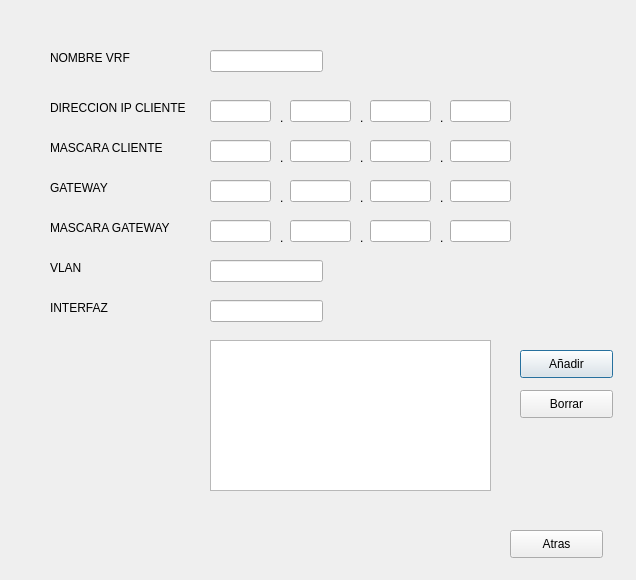
<?xml version="1.0" encoding="UTF-8"?>
<ui version="4.0">
 <class>Dialog</class>
 <widget class="QDialog" name="Dialog">
  <property name="geometry">
   <rect>
    <x>0</x>
    <y>0</y>
    <width>636</width>
    <height>580</height>
   </rect>
  </property>
  <property name="windowTitle">
   <string>Dialog</string>
  </property>
  <widget class="QLabel" name="label">
   <property name="geometry">
    <rect>
     <x>50</x>
     <y>50</y>
     <width>81</width>
     <height>16</height>
    </rect>
   </property>
   <property name="text">
    <string>NOMBRE VRF</string>
   </property>
  </widget>
  <widget class="QLineEdit" name="txt_vrf">
   <property name="geometry">
    <rect>
     <x>210</x>
     <y>50</y>
     <width>113</width>
     <height>22</height>
    </rect>
   </property>
  </widget>
  <widget class="QLabel" name="label_2">
   <property name="geometry">
    <rect>
     <x>50</x>
     <y>100</y>
     <width>141</width>
     <height>16</height>
    </rect>
   </property>
   <property name="text">
    <string>DIRECCION IP CLIENTE</string>
   </property>
  </widget>
  <widget class="QLineEdit" name="txt_ip1_1">
   <property name="geometry">
    <rect>
     <x>210</x>
     <y>100</y>
     <width>61</width>
     <height>22</height>
    </rect>
   </property>
  </widget>
  <widget class="QLabel" name="label_3">
   <property name="geometry">
    <rect>
     <x>280</x>
     <y>110</y>
     <width>16</width>
     <height>16</height>
    </rect>
   </property>
   <property name="text">
    <string>.</string>
   </property>
  </widget>
  <widget class="QLabel" name="label_4">
   <property name="geometry">
    <rect>
     <x>360</x>
     <y>110</y>
     <width>16</width>
     <height>16</height>
    </rect>
   </property>
   <property name="text">
    <string>.</string>
   </property>
  </widget>
  <widget class="QLineEdit" name="txt_ip1_2">
   <property name="geometry">
    <rect>
     <x>290</x>
     <y>100</y>
     <width>61</width>
     <height>22</height>
    </rect>
   </property>
  </widget>
  <widget class="QLineEdit" name="txt_ip1_3">
   <property name="geometry">
    <rect>
     <x>370</x>
     <y>100</y>
     <width>61</width>
     <height>22</height>
    </rect>
   </property>
  </widget>
  <widget class="QLineEdit" name="txt_ip1_4">
   <property name="geometry">
    <rect>
     <x>450</x>
     <y>100</y>
     <width>61</width>
     <height>22</height>
    </rect>
   </property>
  </widget>
  <widget class="QLabel" name="label_5">
   <property name="geometry">
    <rect>
     <x>440</x>
     <y>110</y>
     <width>16</width>
     <height>16</height>
    </rect>
   </property>
   <property name="text">
    <string>.</string>
   </property>
  </widget>
  <widget class="QLabel" name="label_6">
   <property name="geometry">
    <rect>
     <x>440</x>
     <y>150</y>
     <width>16</width>
     <height>16</height>
    </rect>
   </property>
   <property name="text">
    <string>.</string>
   </property>
  </widget>
  <widget class="QLineEdit" name="txt_mask1_4">
   <property name="geometry">
    <rect>
     <x>450</x>
     <y>140</y>
     <width>61</width>
     <height>22</height>
    </rect>
   </property>
  </widget>
  <widget class="QLabel" name="label_7">
   <property name="geometry">
    <rect>
     <x>360</x>
     <y>150</y>
     <width>16</width>
     <height>16</height>
    </rect>
   </property>
   <property name="text">
    <string>.</string>
   </property>
  </widget>
  <widget class="QLineEdit" name="txt_mask1_1">
   <property name="geometry">
    <rect>
     <x>210</x>
     <y>140</y>
     <width>61</width>
     <height>22</height>
    </rect>
   </property>
  </widget>
  <widget class="QLineEdit" name="txt_mask1_2">
   <property name="geometry">
    <rect>
     <x>290</x>
     <y>140</y>
     <width>61</width>
     <height>22</height>
    </rect>
   </property>
  </widget>
  <widget class="QLineEdit" name="txt_mask1_3">
   <property name="geometry">
    <rect>
     <x>370</x>
     <y>140</y>
     <width>61</width>
     <height>22</height>
    </rect>
   </property>
  </widget>
  <widget class="QLabel" name="label_8">
   <property name="geometry">
    <rect>
     <x>280</x>
     <y>150</y>
     <width>16</width>
     <height>16</height>
    </rect>
   </property>
   <property name="text">
    <string>.</string>
   </property>
  </widget>
  <widget class="QLabel" name="label_9">
   <property name="geometry">
    <rect>
     <x>280</x>
     <y>190</y>
     <width>16</width>
     <height>16</height>
    </rect>
   </property>
   <property name="text">
    <string>.</string>
   </property>
  </widget>
  <widget class="QLabel" name="label_10">
   <property name="geometry">
    <rect>
     <x>440</x>
     <y>190</y>
     <width>16</width>
     <height>16</height>
    </rect>
   </property>
   <property name="text">
    <string>.</string>
   </property>
  </widget>
  <widget class="QLineEdit" name="txt_ip2_4">
   <property name="geometry">
    <rect>
     <x>450</x>
     <y>180</y>
     <width>61</width>
     <height>22</height>
    </rect>
   </property>
  </widget>
  <widget class="QLabel" name="label_11">
   <property name="geometry">
    <rect>
     <x>360</x>
     <y>190</y>
     <width>16</width>
     <height>16</height>
    </rect>
   </property>
   <property name="text">
    <string>.</string>
   </property>
  </widget>
  <widget class="QLineEdit" name="txt_ip2_3">
   <property name="geometry">
    <rect>
     <x>370</x>
     <y>180</y>
     <width>61</width>
     <height>22</height>
    </rect>
   </property>
  </widget>
  <widget class="QLineEdit" name="txt_ip2_1">
   <property name="geometry">
    <rect>
     <x>210</x>
     <y>180</y>
     <width>61</width>
     <height>22</height>
    </rect>
   </property>
  </widget>
  <widget class="QLineEdit" name="txt_ip2_2">
   <property name="geometry">
    <rect>
     <x>290</x>
     <y>180</y>
     <width>61</width>
     <height>22</height>
    </rect>
   </property>
  </widget>
  <widget class="QLineEdit" name="txt_mask2_3">
   <property name="geometry">
    <rect>
     <x>370</x>
     <y>220</y>
     <width>61</width>
     <height>22</height>
    </rect>
   </property>
  </widget>
  <widget class="QLabel" name="label_12">
   <property name="geometry">
    <rect>
     <x>280</x>
     <y>230</y>
     <width>16</width>
     <height>16</height>
    </rect>
   </property>
   <property name="text">
    <string>.</string>
   </property>
  </widget>
  <widget class="QLineEdit" name="txt_mask2_4">
   <property name="geometry">
    <rect>
     <x>450</x>
     <y>220</y>
     <width>61</width>
     <height>22</height>
    </rect>
   </property>
  </widget>
  <widget class="QLabel" name="label_13">
   <property name="geometry">
    <rect>
     <x>440</x>
     <y>230</y>
     <width>16</width>
     <height>16</height>
    </rect>
   </property>
   <property name="text">
    <string>.</string>
   </property>
  </widget>
  <widget class="QLineEdit" name="txt_mask2_1">
   <property name="geometry">
    <rect>
     <x>210</x>
     <y>220</y>
     <width>61</width>
     <height>22</height>
    </rect>
   </property>
  </widget>
  <widget class="QLabel" name="label_14">
   <property name="geometry">
    <rect>
     <x>360</x>
     <y>230</y>
     <width>16</width>
     <height>16</height>
    </rect>
   </property>
   <property name="text">
    <string>.</string>
   </property>
  </widget>
  <widget class="QLineEdit" name="txt_mask2_2">
   <property name="geometry">
    <rect>
     <x>290</x>
     <y>220</y>
     <width>61</width>
     <height>22</height>
    </rect>
   </property>
  </widget>
  <widget class="QLabel" name="label_16">
   <property name="geometry">
    <rect>
     <x>50</x>
     <y>180</y>
     <width>81</width>
     <height>16</height>
    </rect>
   </property>
   <property name="text">
    <string>GATEWAY</string>
   </property>
  </widget>
  <widget class="QLabel" name="label_17">
   <property name="geometry">
    <rect>
     <x>50</x>
     <y>220</y>
     <width>131</width>
     <height>16</height>
    </rect>
   </property>
   <property name="text">
    <string>MASCARA GATEWAY</string>
   </property>
  </widget>
  <widget class="QLabel" name="label_18">
   <property name="geometry">
    <rect>
     <x>50</x>
     <y>140</y>
     <width>131</width>
     <height>16</height>
    </rect>
   </property>
   <property name="text">
    <string>MASCARA CLIENTE</string>
   </property>
  </widget>
  <widget class="QLabel" name="label_15">
   <property name="geometry">
    <rect>
     <x>50</x>
     <y>260</y>
     <width>81</width>
     <height>16</height>
    </rect>
   </property>
   <property name="text">
    <string>VLAN</string>
   </property>
  </widget>
  <widget class="QLineEdit" name="txt_vlan">
   <property name="geometry">
    <rect>
     <x>210</x>
     <y>260</y>
     <width>113</width>
     <height>22</height>
    </rect>
   </property>
  </widget>
  <widget class="QLineEdit" name="txt_interfaz">
   <property name="geometry">
    <rect>
     <x>210</x>
     <y>300</y>
     <width>113</width>
     <height>22</height>
    </rect>
   </property>
  </widget>
  <widget class="QLabel" name="label_19">
   <property name="geometry">
    <rect>
     <x>50</x>
     <y>300</y>
     <width>81</width>
     <height>16</height>
    </rect>
   </property>
   <property name="text">
    <string>INTERFAZ</string>
   </property>
  </widget>
  <widget class="QTextEdit" name="txt_Clientes">
   <property name="geometry">
    <rect>
     <x>210</x>
     <y>340</y>
     <width>281</width>
     <height>151</height>
    </rect>
   </property>
  </widget>
  <widget class="QPushButton" name="btn_anadir">
   <property name="geometry">
    <rect>
     <x>520</x>
     <y>350</y>
     <width>93</width>
     <height>28</height>
    </rect>
   </property>
   <property name="text">
    <string>Añadir</string>
   </property>
  </widget>
  <widget class="QPushButton" name="btn_borrar">
   <property name="geometry">
    <rect>
     <x>520</x>
     <y>390</y>
     <width>93</width>
     <height>28</height>
    </rect>
   </property>
   <property name="text">
    <string>Borrar</string>
   </property>
  </widget>
  <widget class="QPushButton" name="btn_atras">
   <property name="geometry">
    <rect>
     <x>510</x>
     <y>530</y>
     <width>93</width>
     <height>28</height>
    </rect>
   </property>
   <property name="text">
    <string>Atras</string>
   </property>
  </widget>
 </widget>
 <resources/>
 <connections/>
</ui>
